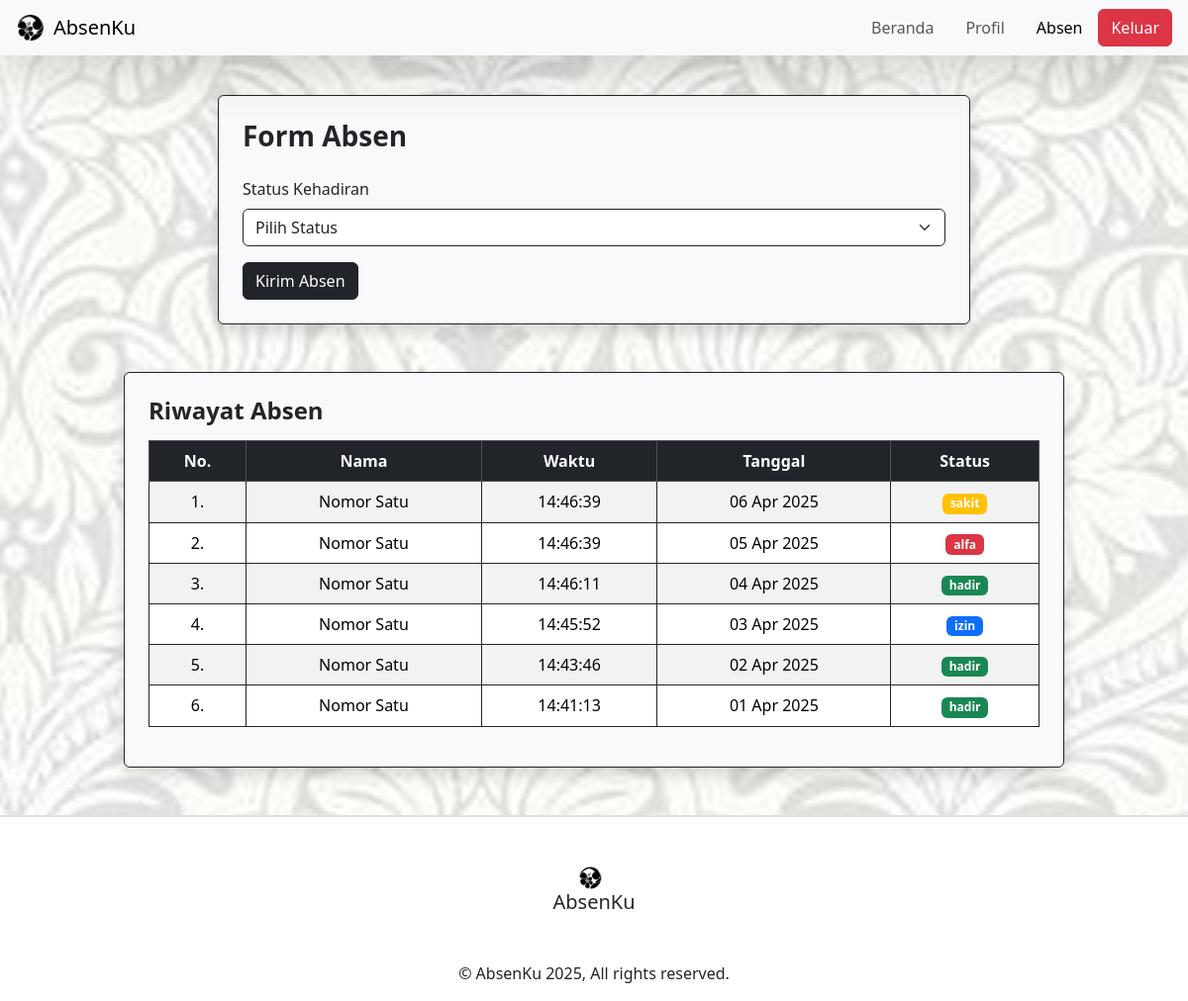
The page /user/absen.php (signed in) on the database its author committed.
### tables this page shows
CREATE TABLE `absen` (
  `id` int(11) NOT NULL,
  `nis` varchar(20) NOT NULL,
  `tanggal` date NOT NULL,
  `waktu` time NOT NULL,
  `status` enum('hadir','sakit','izin','alfa') NOT NULL
);

CREATE TABLE `siswa` (
  `id_siswa` int(11) NOT NULL,
  `foto` varchar(255) DEFAULT NULL,
  `nama` varchar(64) NOT NULL,
  `nis` varchar(32) NOT NULL,
  `jenis_kelamin` varchar(20) NOT NULL,
  `kelas` varchar(32) NOT NULL
);

### config.php (called while the page is built, shortened)
<?php
include 'koneksi.php';
function query($query) {
    global $koneksi;
    $result = mysqli_query($koneksi, $query);
    $rows = [];
    while ($row = mysqli_fetch_assoc($result)) {
        $rows[] = $row;
    }
    return $rows;
}
?>

### user/absen.php (the view, shortened to what this page needs)
<!DOCTYPE html>
<html lang="en">
<head>
  <link href="https://cdn.jsdelivr.net/npm/bootstrap@5.3.3/dist/css/bootstrap.min.css" rel="stylesheet" />
</head>
<body
  style="background-image: url('../assets/img/this_background.png'); background-size: cover; background-position: center;">
  <?php
  include '../config.php';
  $username = $_SESSION['username'] ?? '';
  $siswa = query("SELECT * FROM siswa WHERE nis = '$username'")[0] ?? null;
  $tanggal = date('Y-m-d');
  $cekAbsen = mysqli_query($koneksi, "SELECT * FROM absen WHERE nis = '$username' AND tanggal = '$tanggal'");
  $sudahAbsen = mysqli_num_rows($cekAbsen) > 0;
  $riwayat = query("SELECT * FROM absen WHERE nis = '$username' ORDER BY tanggal DESC");
  ?>
  <nav class="navbar navbar-expand-lg navbar-light shadow-lg bg-light fixed-top">
    <div class="container-fluid px-3">
      <a class="navbar-brand d-flex align-items-center" href="#">
        <img src="../assets/img/this_logo.png" alt="Logo" width="30" class="me-2" />
        AbsenKu
      </a>
      <div class="collapse navbar-collapse justify-content-end" id="navbarNav">
        <ul class="navbar-nav align-items-center">
          <li class="nav-item"><a class="nav-link px-3" href="index.php">Beranda</a></li>
          <li class="nav-item"><a class="nav-link px-3" href="profil.php">Profil</a></li>
          <li class="nav-item"><a class="nav-link active px-3" href="absen.php">Absen</a></li>
          <li class="nav-item"><a class="btn btn-danger" href="logout.php">Keluar</a></li>
        </ul>
      </div>
    </div>
  </nav>
  <section class="container mt-5 pt-5">
    <div class="row justify-content-center">
      <div class="col-md-8 bg-light p-4 border border-dark rounded shadow">
        <h3 class="fw-bold mb-4">Form Absen</h3>
        <form method="POST">
          <div class="mb-3">
            <label class="form-label">Status Kehadiran</label>
            <select name="status" class="form-select border border-dark" <?= $sudahAbsen ? 'disabled' : '' ?> required>
              <option selected disabled value="">Pilih Status</option>
            </select>
          </div>
          <?php if ($sudahAbsen): ?>
            <div class="alert alert-success">Kamu sudah absen hari ini.</div>
          <?php else: ?>
            <button type="submit" class="btn btn-dark">Kirim Absen</button>
          <?php endif; ?>
        </form>
      </div>
    </div>
  </section>
  <section class="container mt-5">
    <div class="row justify-content-center">
      <div class="col-md-10 bg-light border border-dark p-4 rounded shadow">
        <h4 class="fw-bold mb-3">Riwayat Absen</h4>
        <div class="table-responsive">
          <table class="table table-striped border border-dark table-bordered">
            <thead class="table-dark text-center">
              <tr>
                <th>No.</th>
                <th>Nama</th>
                <th>Waktu</th>
                <th>Tanggal</th>
                <th>Status</th>
              </tr>
            </thead>
            <tbody class="text-center">
              <?php
              $no = 1;
              foreach ($riwayat as $row): ?>
                <tr>
                  <td><?= $no++; ?>.</td>
                  <td><?= htmlspecialchars($siswa['nama']) ?></td>
                  <td><?= date('H:i:s', strtotime($row['waktu'])) ?></td>
                  <td><?= date('d M Y', strtotime($row['tanggal'])) ?></td>
                  <td>
                    <?php
                    $badge = [
                      'hadir' => 'success',
                      'izin' => 'primary',
                      'sakit' => 'warning',
                      'alfa' => 'danger'
                    ];
                    $status = htmlspecialchars($row['status']);
                    ?>
                    <span class="badge bg-<?= $badge[$status] ?? 'secondary' ?>">
                      <?= $status ?>
                    </span>
                  </td>
                </tr>
              <?php endforeach; ?>
            </tbody>
          </table>
        </div>
      </div>
    </div>
  </section>
 <footer class="bg-white border-top border-2 mt-5 text-dark pt-5 pb-3">
        <div class="container-fluid px-4">
            <div class="row text-center">
                <div class="col-md-12 mb-3 text-center">
                    <div class="text-center mb-2">
                        <img src="../assets/img/this_logo.png" width="25" class="me-2" alt="Logo">
                        <h5 class="mb-0">AbsenKu</h5>
                    </div>
                </div>
            </div>
            <div class="text-center mt-4">
                <a href="index.php" class="text-dark text-decoration-none">&copy; AbsenKu 2025, All rights
                    reserved.</a>
            </div>
        </div>
    </footer>
</body>
</html>

### rows shown on the page
absen: waktu "14:46:39", tanggal "06 Apr 2025", status "sakit"
siswa: nama "Nomor Satu"
absen: waktu "14:46:39", tanggal "05 Apr 2025", status "alfa"
absen: waktu "14:46:11", tanggal "04 Apr 2025", status "hadir"
absen: waktu "14:45:52", tanggal "03 Apr 2025", status "izin"
absen: waktu "14:43:46", tanggal "02 Apr 2025", status "hadir"
absen: waktu "14:41:13", tanggal "01 Apr 2025", status "hadir"
